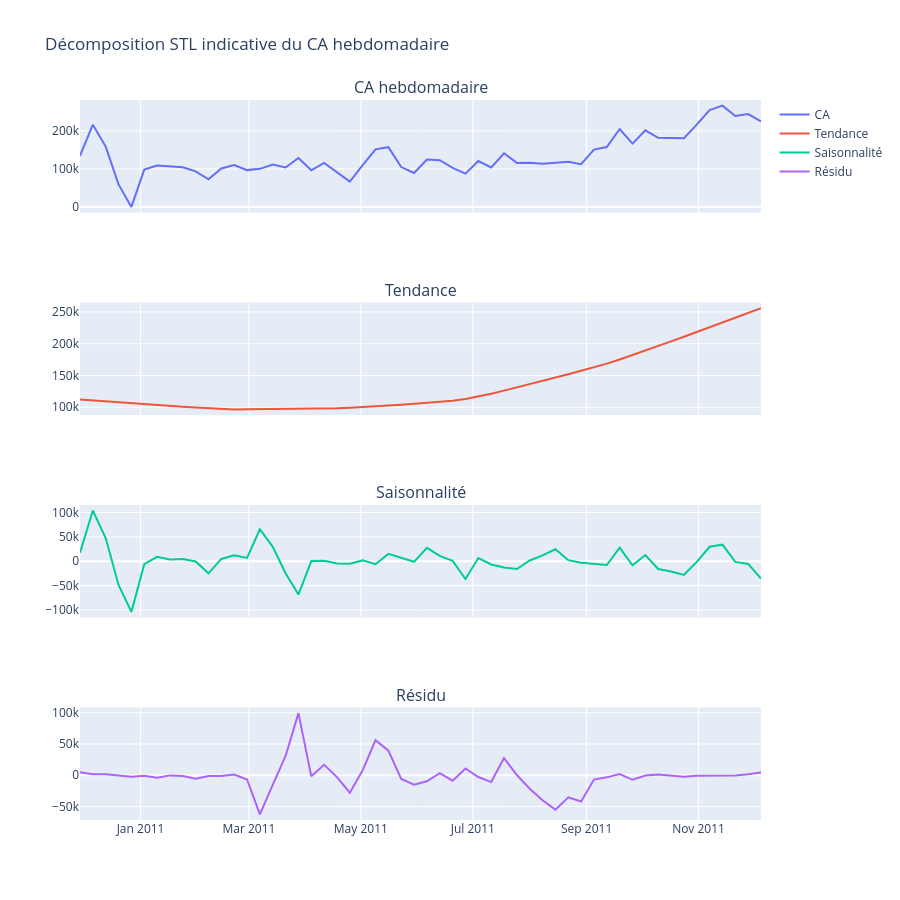

This figure's notebook cell:
### Markdown cell above
## 13. Décomposition STL indicative

La décomposition STL sépare une série temporelle en trois éléments :

- **tendance** : orientation générale du chiffre d'affaires ;
- **saisonnalité** : cycles réguliers ;
- **résidu** : variations exceptionnelles.

Comme la base couvre environ 13 mois, cette décomposition reste **indicative**. Elle aide surtout à préparer la lecture dashboard.

### Code cell
try:
    from statsmodels.tsa.seasonal import STL

    weekly_series = weekly_revenue.copy()
    weekly_series = weekly_series.set_index("week").sort_index()
    weekly_series = weekly_series.asfreq("W-MON")
    weekly_series["weekly_revenue"] = weekly_series["weekly_revenue"].fillna(0)

    # Période indicative de 13 semaines pour détecter des cycles infra-annuels
    stl = STL(weekly_series["weekly_revenue"], period=13, robust=True)
    result = stl.fit()

    stl_df = weekly_series.copy()
    stl_df["trend"] = result.trend
    stl_df["seasonal"] = result.seasonal
    stl_df["resid"] = result.resid

    fig = make_subplots(
        rows=4,
        cols=1,
        shared_xaxes=True,
        subplot_titles=["CA hebdomadaire", "Tendance", "Saisonnalité", "Résidu"]
    )

    fig.add_trace(go.Scatter(x=stl_df.index, y=stl_df["weekly_revenue"], mode="lines", name="CA"), row=1, col=1)
    fig.add_trace(go.Scatter(x=stl_df.index, y=stl_df["trend"], mode="lines", name="Tendance"), row=2, col=1)
    fig.add_trace(go.Scatter(x=stl_df.index, y=stl_df["seasonal"], mode="lines", name="Saisonnalité"), row=3, col=1)
    fig.add_trace(go.Scatter(x=stl_df.index, y=stl_df["resid"], mode="lines", name="Résidu"), row=4, col=1)

    fig.update_layout(height=900, title="Décomposition STL indicative du CA hebdomadaire")
    fig.show()

except Exception as e:
    print("STL non exécutée. Raison :", e)
    print("Si nécessaire, installer statsmodels : pip install statsmodels")
